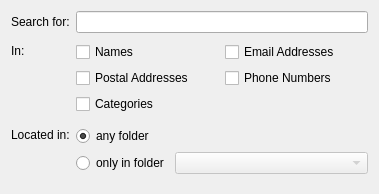
<?xml version="1.0" encoding="UTF-8"?>
<ui version="4.0">
 <class>SearchWidget</class>
 <widget class="QWidget" name="SearchWidget">
  <property name="geometry">
   <rect>
    <x>0</x>
    <y>0</y>
    <width>379</width>
    <height>194</height>
   </rect>
  </property>
  <property name="windowTitle">
   <string>Form</string>
  </property>
  <layout class="QFormLayout" name="formLayout">
   <item row="0" column="0">
    <widget class="QLabel" name="label">
     <property name="text">
      <string>Search for:</string>
     </property>
    </widget>
   </item>
   <item row="0" column="1">
    <widget class="KLineEdit" name="searchText">
     <property name="showClearButton" stdset="0">
      <bool>true</bool>
     </property>
    </widget>
   </item>
   <item row="1" column="0">
    <widget class="QLabel" name="label_2">
     <property name="text">
      <string>In:</string>
     </property>
    </widget>
   </item>
   <item row="1" column="1">
    <widget class="QWidget" name="widget" native="true">
     <layout class="QGridLayout" name="gridLayout">
      <property name="leftMargin">
       <number>0</number>
      </property>
      <property name="topMargin">
       <number>3</number>
      </property>
      <property name="rightMargin">
       <number>0</number>
      </property>
      <property name="bottomMargin">
       <number>3</number>
      </property>
      <item row="0" column="0">
       <widget class="QCheckBox" name="inNames">
        <property name="text">
         <string>Names</string>
        </property>
       </widget>
      </item>
      <item row="0" column="1">
       <widget class="QCheckBox" name="inEmailAddresses">
        <property name="text">
         <string>Email Addresses</string>
        </property>
       </widget>
      </item>
      <item row="1" column="0">
       <widget class="QCheckBox" name="inPostalAddresses">
        <property name="text">
         <string>Postal Addresses</string>
        </property>
       </widget>
      </item>
      <item row="1" column="1">
       <widget class="QCheckBox" name="inPhoneNumbers">
        <property name="text">
         <string>Phone Numbers</string>
        </property>
       </widget>
      </item>
      <item row="2" column="0">
       <widget class="QCheckBox" name="inCategories">
        <property name="text">
         <string>Categories</string>
        </property>
       </widget>
      </item>
     </layout>
    </widget>
   </item>
   <item row="2" column="0">
    <widget class="QLabel" name="label_5">
     <property name="text">
      <string>Located in:</string>
     </property>
    </widget>
   </item>
   <item row="2" column="1">
    <widget class="QWidget" name="widget_2" native="true">
     <layout class="QGridLayout" name="gridLayout_2" columnstretch="0,1">
      <property name="leftMargin">
       <number>0</number>
      </property>
      <property name="topMargin">
       <number>3</number>
      </property>
      <property name="rightMargin">
       <number>0</number>
      </property>
      <property name="bottomMargin">
       <number>3</number>
      </property>
      <item row="0" column="0">
       <widget class="QRadioButton" name="locatedInAnyCollection">
        <property name="text">
         <string>any folder</string>
        </property>
        <property name="checked">
         <bool>true</bool>
        </property>
       </widget>
      </item>
      <item row="1" column="0">
       <widget class="QRadioButton" name="locatedInSpecificCollection">
        <property name="text">
         <string>only in folder</string>
        </property>
       </widget>
      </item>
      <item row="1" column="1">
       <widget class="Akonadi::CollectionComboBox" name="collectionCombo">
        <property name="enabled">
         <bool>false</bool>
        </property>
       </widget>
      </item>
     </layout>
    </widget>
   </item>
  </layout>
 </widget>
 <customwidgets>
  <customwidget>
   <class>KLineEdit</class>
   <extends>QLineEdit</extends>
   <header>klineedit.h</header>
  </customwidget>
  <customwidget>
   <class>Akonadi::CollectionComboBox</class>
   <extends>QComboBox</extends>
   <header location="global">akonadi/collectioncombobox.h</header>
  </customwidget>
 </customwidgets>
 <resources/>
 <connections>
  <connection>
   <sender>locatedInSpecificCollection</sender>
   <signal>toggled(bool)</signal>
   <receiver>collectionCombo</receiver>
   <slot>setEnabled(bool)</slot>
   <hints>
    <hint type="sourcelabel">
     <x>138</x>
     <y>235</y>
    </hint>
    <hint type="destinationlabel">
     <x>217</x>
     <y>239</y>
    </hint>
   </hints>
  </connection>
 </connections>
</ui>
